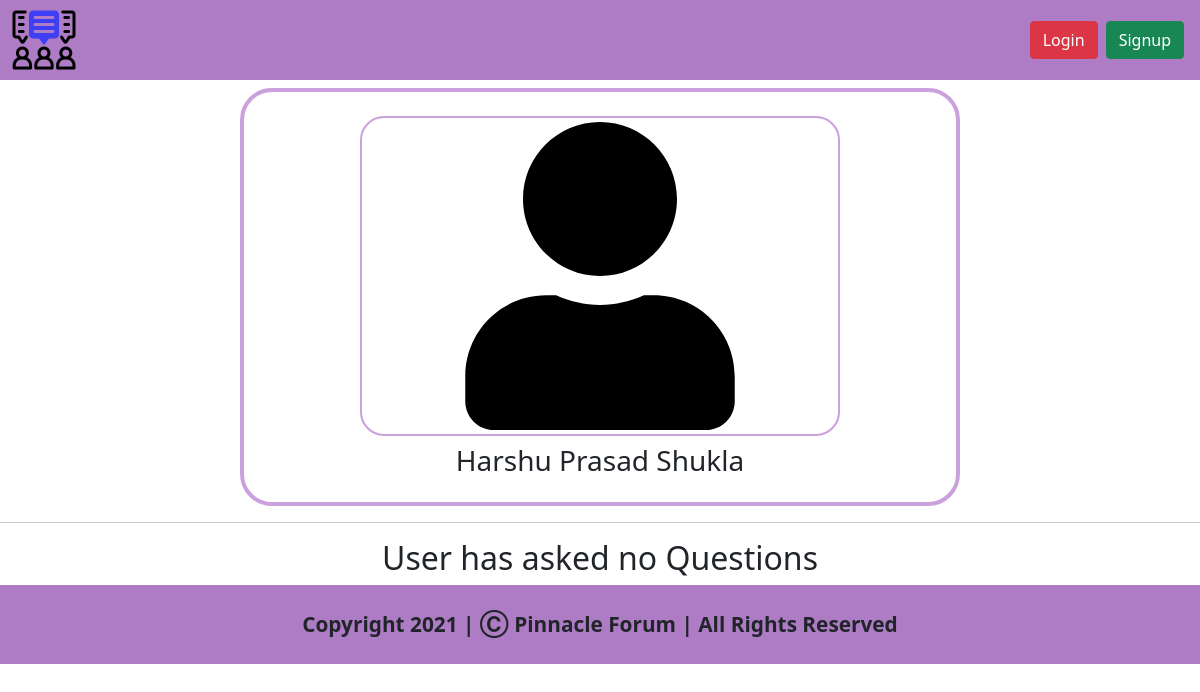
The app's page /profile/4be48ece316d4c958a0eef7aac9f994c, older data.
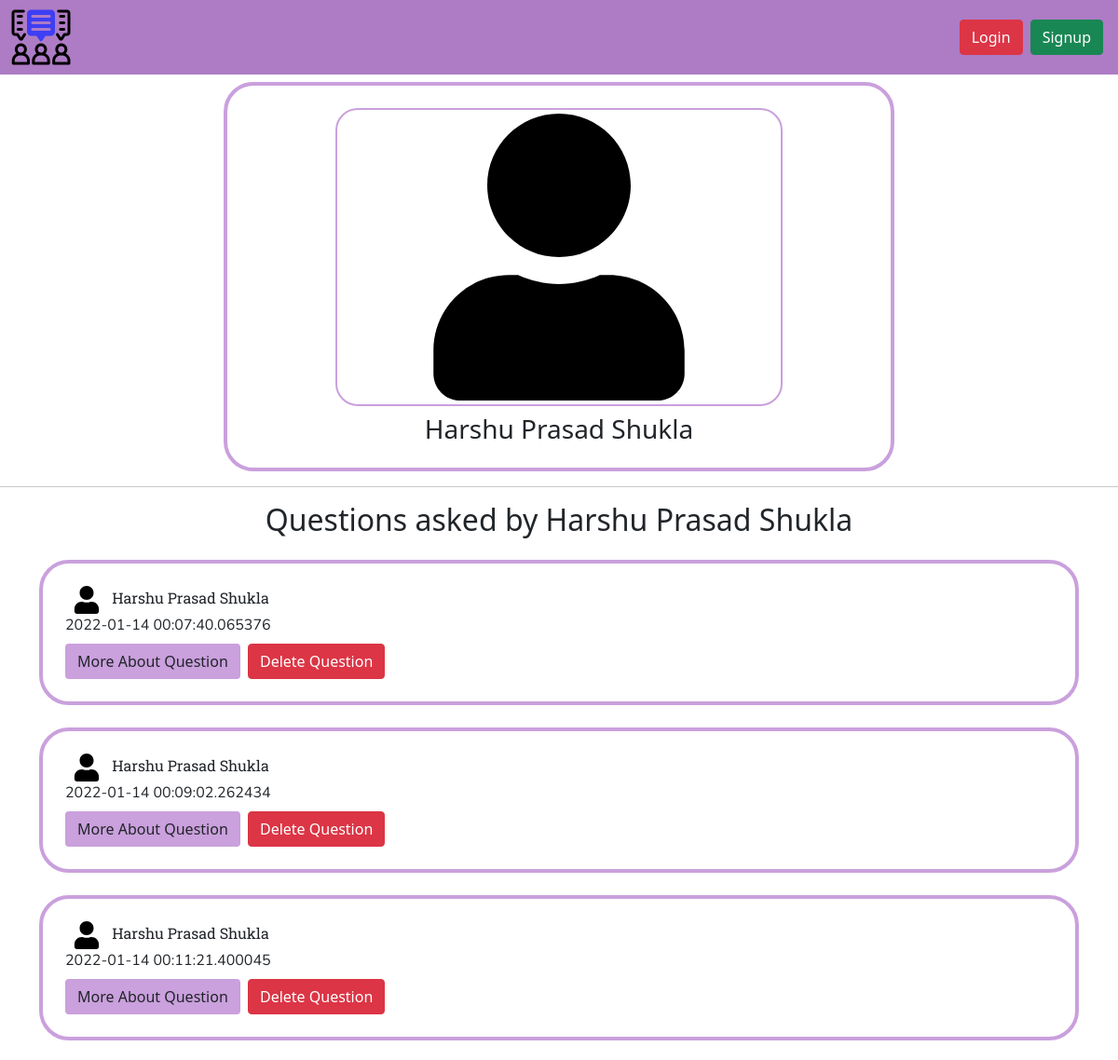
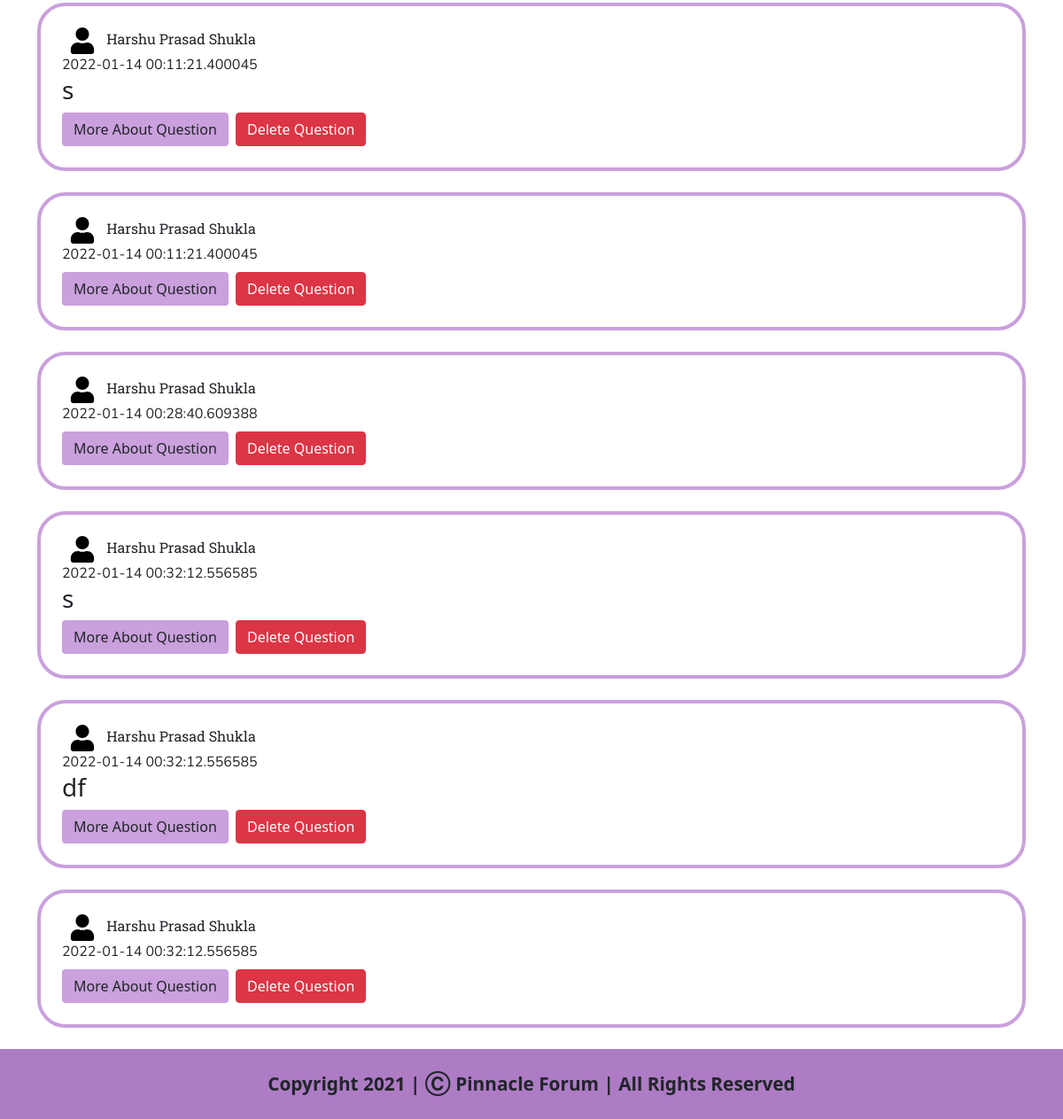
The same page, newer data (2 pictures, top to bottom).
### views/models.py (models this page shows, shortened)
class User(db.Model, UserMixin):
    userName = db.Column(db.String(1000),primary_key=True)
    realNameOfUser = db.Column(db.String(250),nullable=False)
    emailOfUser = db.Column(db.String(250),nullable=False,unique=True) #Adding unique=True to add only unique emails in database
    passwordOfUser = db.Column(db.String(1000),nullable=False)

class Question(db.Model):
    questionId = db.Column(db.String(1000),primary_key=True)
    questionTitle = db.Column(db.String(250),nullable=False)
    questionDescription = db.Column(db.String(250000),nullable=False)
    userNameOfAsker = db.Column(db.String(1000),nullable=False)
    realNameOfAsker = db.Column(db.String(250),nullable=False)
    categoryId = db.Column(db.String(300),nullable=False)
    dateNow = db.Column(db.DateTime,default=datetime.utcnow())

### views/profile.py (the view)
@profile.route('/<string:profileId>',methods=['GET','POST'])
def profilePageFunction(profileId):
    if request.method == 'POST':
        pass
    userObject = User.query.filter_by(userName=profileId).first()
    userQuestions = Question.query.filter_by(userNameOfAsker=profileId).all()
    hasUserAskedQuestions = Question.query.filter_by(userNameOfAsker=profileId).count() # Counting wether the user has asked some questons
    if hasUserAskedQuestions == 0:
        return render_template('profile.html',user=current_user,profileUser=userObject,noQuestions=True,categoryData=Category.query.all()) # Rendering HTML Page
    else:
        return render_template('profile.html',user=current_user,profileUser=userObject,userQuestions=userQuestions,noQuestions=False,categoryData=Category.query.all()) # Rendering HTML Page

### views/templates/profile.html (shortened to what this page needs)
<!doctype html>
<html lang="en">
<head>
  <link href="https://cdn.jsdelivr.net/npm/bootstrap@5.1.3/dist/css/bootstrap.min.css" rel="stylesheet"
>
  <link rel="stylesheet" href="{{ url_for('static',filename='css/profile.css') }}">
  <link rel="stylesheet" href="{{ url_for('static',filename='css/category.css') }}">
</head>
<body>
  <nav class="navbar navbar-expand-lg navbar-light  navigation-bar" style="background-color: rgb(174, 123, 197);">
    <div class="container-fluid">
      <a href="/">
        <img src="../static/img/logo.png" id="companyLogoNavigationBar" src="home.html" style="cursor: pointer;">
      </a>
      <div class="collapse navbar-collapse" id="navbarSupportedContent">
        <form class="d-flex">
          {% if user.is_authenticated %}
          <a class="btn btn-danger mx-1" href="/logout">Logout</a>
          <a href="/profile/{{user.userName}}" class="user-icon-navbar mx-2">
            <img src="../static/img/user-icon.svg" style="height: 30px; width: 30px;">
          </a>
          {% else %}
          <a class="btn btn-danger mx-1" data-bs-toggle="modal" data-bs-target="#loginFormModal">Login</a>
          <a class="btn btn-success mx-1" data-bs-toggle="modal" data-bs-target="#signupFormModal">Signup</a>
          {% endif %}
        </form>
      </div>
    </div>
  </nav>
  {% if user.is_authenticated %}
  {% if user.userName == profileUser.userName %}
  <div class="profile-div my-2 py-3 px-3">
    <img src="../static/img/user-icon.svg" class="user-img-profile py-1 px-1 my-2">
    <h3 class="name">{{profileUser.realNameOfUser}}</h3>
    <button class="btn profile-btn my-1" data-bs-toggle="modal" data-bs-target="#editProfileModal">Edit Profile</button>
  </div>
  <div class="modal fade" id="editProfileModal" tabindex="-1" aria-labelledby="editProfileModal" aria-hidden="true">
    <div class="modal-dialog">
      <div class="modal-content">
        <div class="modal-header">
          <h5 class="modal-title" id="editProfileModalLabel">Edit Profile</h5>
          <button type="button" class="btn-close" data-bs-dismiss="modal" aria-label="Close"></button>
        </div>
        <div class="modal-body">
          <form method="post">
            <div class="mb-3">
              <label for="name" class="form-label">Name</label>
              <input type="text" name="newRealName" class="form-control" id="name">
            </div>
            <div class="mb-3">
              <label for="password" class="form-label">Password</label>
              <input type="password" name="newPassword" class="form-control" id="password">
            </div>
            <button type="submit" class="btn profile-btn">Save Changes</button>
          </form>
        </div>
        <div class="modal-footer">
          <button type="button" class="btn btn-secondary" data-bs-dismiss="modal">Close</button>
        </div>
      </div>
    </div>
  </div>
  <div class="askQuestionsDiv my-2">
    <button class="btn profile-btn" data-bs-toggle="modal" data-bs-target="#askQuestionModal">Ask Question</button>
  </div>
  <div class="modal fade" id="askQuestionModal" tabindex="-1" aria-labelledby="askQuestionModal" aria-hidden="true">
    <div class="modal-dialog">
      <div class="modal-content">
        <div class="modal-header">
          <h5 class="modal-title" id="askQuestionModalLabel">Ask Question</h5>
          <button type="button" class="btn-close" data-bs-dismiss="modal" aria-label="Close"></button>
        </div>
        <div class="modal-body">
          <form action="/askQuestion/{{profileUser.userName}}" method="post">
            <div class="mb-3">
              <label for="questionTitle" class="form-label">Title of Question</label>
              <input type="text" class="form-control" name="questionTitle" id="questionTitle">
            </div>
            <div class="mb-3">
              <label for="askAQuestionTextArea" class="form-label">Content</label>
              <textarea class="form-control" name="questionDescription" id="askAQuestionTextArea"></textarea>
            </div>
            <div class="input-group mb-3">
              <label class="input-group-text" for="selectCategoryofQuestion">Select Category of Question</label>
              <select class="form-select" name="selectACategory" id="selectCategoryofQuestion">
                {% for category in categoryData %}
                <option value="{{category.categoryId}}">{{category.categoryName}}</option>
                {% endfor %}
              </select>
            </div>
            <button type="submit" id="askQuestionSubmitButton" class="btn profile-btn">Ask a Question</button>
          </form>
        </div>
        <div class="modal-footer">
          <button type="button" class="btn btn-secondary" data-bs-dismiss="modal">Close</button>
        </div>
      </div>
    </div>
  </div>
  {% else %}
  <div class="profile-div my-2 py-3 px-3">
    <img src="../static/img/user-icon.svg" class="user-img-profile py-1 px-1 my-2">
    <h3 class="name">{{profileUser.realNameOfUser}}</h3>
  </div>
  {% endif %}
  {% else %}
  <div class="profile-div my-2 py-3 px-3">
    <img src="../static/img/user-icon.svg" class="user-img-profile py-1 px-1 my-2">
    <h3 class="name">{{profileUser.realNameOfUser}}</h3>
  </div>
  {% endif %}
  <hr>
  {% if noQuestions %}
  <div class="questions-parent-div my-2 container">
    <h2 class="text-center">User has asked no Questions</h2>
  </div>
  {% else %}
  <div class="questions-parent-div my-2 container">
    <h2 class="text-center">Questions asked by {{profileUser.realNameOfUser}}</h2>
    {% for question in userQuestions %}
    <div class="question-div my-4 px-4 py-4">
      <div class="user-div">
        <a href="/profile/{{profileUser.userName}}"><img src="../static/img/user-icon.svg"
            class="user-icon-question mx-2"></a>
        <span class="userName">{{profileUser.realNameOfUser}}</span>
      </div>
      <div class="dateAddedDivOfQuestion">{{question.dateNow}}</div>
      <div class="question-info">
        <h3 class="question-heading">
          {{question.questionTitle}}
        </h3>
      </div>
      <a href="/question/{{question.questionId}}" class="btn question-btn">More About Question</a>
      <a href="/deleteQuestion/{{question.questionId}}" class="btn btn-danger mx-1">Delete Question</a>
    </div>
    {% endfor %}
  </div>
  {% endif %}
  <footer class="py-4"
    style="background-color: rgb(174, 123, 197); width: 100%; font-weight: bold; font-size: 1.3rem; text-align: center;">
    Copyright 2021 | Ⓒ Pinnacle Forum | All Rights Reserved
  </footer>
</body>
</html>

### views/static/css/profile.css (style rules this page uses)
* { margin: 0px; padding: 0px; }
.profile-div { display: flex; flex-direction: column; align-items: center; justify-content: center; border: 4px solid rgb(202, 160, 221); border-radius: 32px; width: 60vw; margin-right: auto; margin-left: auto; }
.user-img-profile { height: 40vh; width: 40vw; border-radius: 2vw; border: 2px solid rgb(202, 160, 221); }

### views/static/css/category.css (style rules this page uses)
* { margin: 0px; padding: 0px; }
.question-div { border: 4px solid rgb(202, 160, 221); border-radius: 32px; }
.user-icon-question { height: 30px; width: 30px; }
.question-btn { background-color: rgb(202, 160, 221); }
.userName { font-family: 'Roboto Slab', serif; }
.dateAddedDivOfQuestion { font-family: 'Nunito', sans-serif; }

Row changes from the older to the newer data that the page shows:
shown differently, row unchanged: User "Harshu Prasad Shukla": realNameOfUser (not shown) → "Harshu Prasad Shukla"
added Question: {{ profileUser.realNameOfUser }} "Harshu Prasad Shukla", dateNow "2022-01-14 00:07:40.065376"
added Question: {{ profileUser.realNameOfUser }} "Harshu Prasad Shukla", dateNow "2022-01-14 00:09:02.262434"
added Question: {{ profileUser.realNameOfUser }} "Harshu Prasad Shukla", dateNow "2022-01-14 00:11:21.400045"
added Question: {{ profileUser.realNameOfUser }} "Harshu Prasad Shukla", dateNow "2022-01-14 00:11:21.400045", questionTitle "s"
added Question: {{ profileUser.realNameOfUser }} "Harshu Prasad Shukla", dateNow "2022-01-14 00:11:21.400045"
added Question: {{ profileUser.realNameOfUser }} "Harshu Prasad Shukla", dateNow "2022-01-14 00:28:40.609388"
added Question: {{ profileUser.realNameOfUser }} "Harshu Prasad Shukla", dateNow "2022-01-14 00:32:12.556585", questionTitle "s"
added Question: {{ profileUser.realNameOfUser }} "Harshu Prasad Shukla", dateNow "2022-01-14 00:32:12.556585", questionTitle "df"
added Question: {{ profileUser.realNameOfUser }} "Harshu Prasad Shukla", dateNow "2022-01-14 00:32:12.556585"
Text that changed along with them:
text no longer shown: "User has asked no Questions"
text now shown: "Questions asked by"
